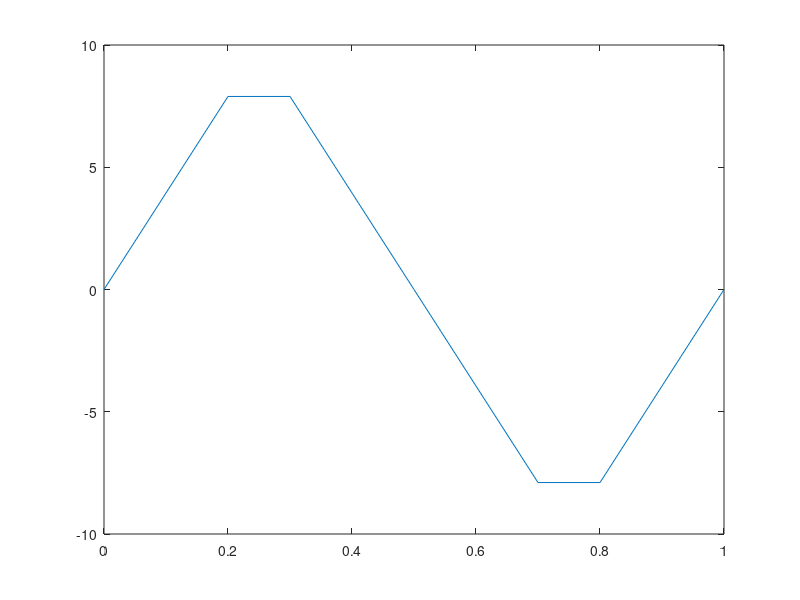

Source code (MATLAB):
A = 8/pi*pi;
f = 1;
x = 0:0.1:1;
N = 100000;
fx = 0;
for n = 1:2:N
    fx = fx + A * (((-1)^((n-1)/2))/(n*n)) * sin(2*pi*n*f*x);
end
plot(x,fx);
